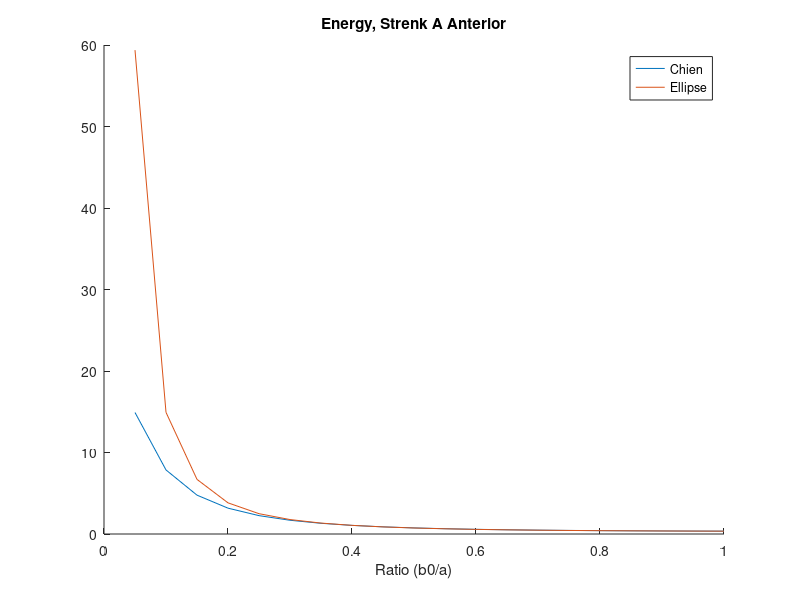

MATLAB code to generate this figure:
clear; close all; clc;
load strenkA_anterior.mat;

ratio = 0.05 : 0.05 : 1;
figure

hold on
plot(ratio, E_ron_total)
plot(ratio, E_elip_total)
legend("Chien", "Ellipse")
title("Energy, Strenk A Anterior")
xlabel("Ratio (b0/a)")